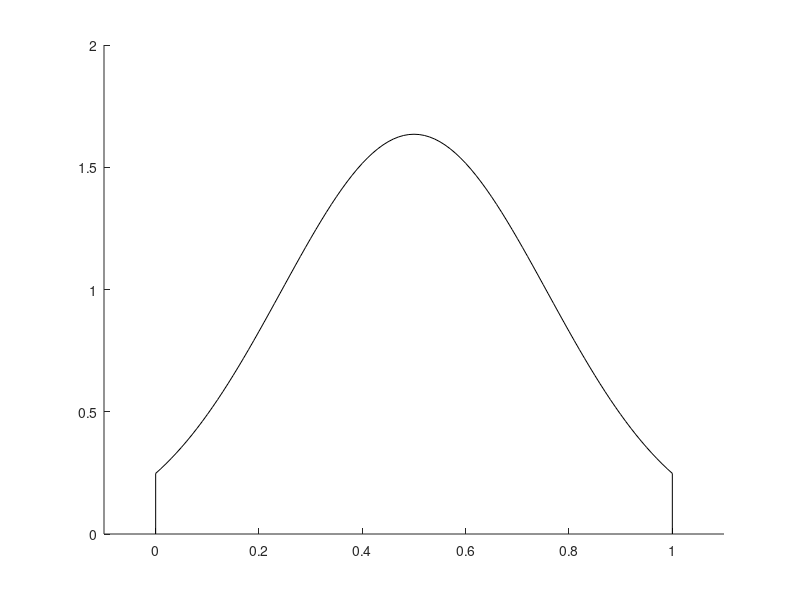
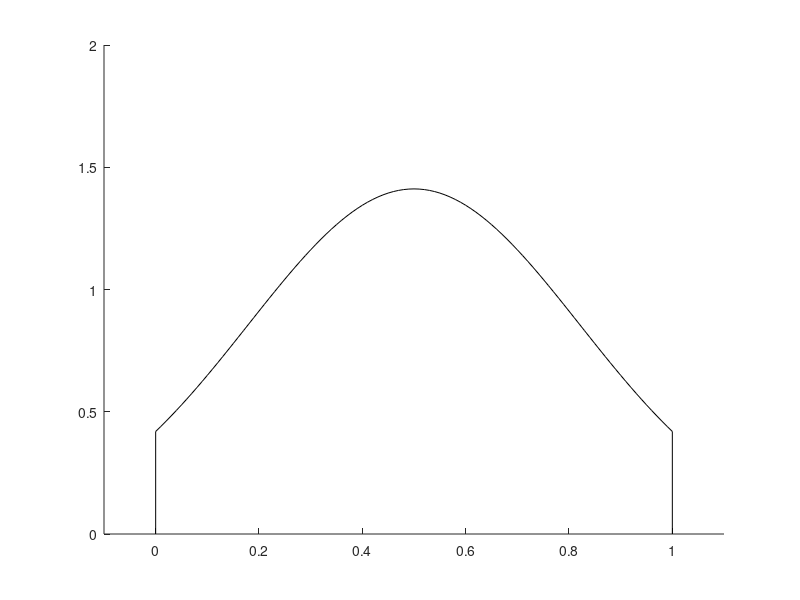

Write MATLAB code to recreate these figures, in order. (Note: this script raises an error after producing the figures.)
%%%%%%%%%%%%%%%%%%%%%%%%%%%%%%%%%%%%%%%%%%%%%%%%%%%%%%%%%%%%%%%%%%%%%%%%%%
function Figure2a_Dual_maximize_reward_20210201_test20220316
%%%%%%%%%%%%%%%%%%%%%%%%%%%%%%%%%%%%%%%%%%%%%%%%%%%%%%%%%%%%%%%%%%%%%%%%%%
%Noise is determined by gaussian
%With different std and different decision boundary

bin = 0.001;
bin_x = 0:bin:1;

%para_bias: 0.6318    0.6296    0.3851    0.3871
%para_sense: 0.2374    0.3181    0.2182    0.2950

Sense_std = 0.01:0.01:0.5;
reward = [3.8,1]; %left-right
stim_prob = [0.5, 0.5];

std_long  = 0.2574; %average STD for short
std_short = 0.3209; %average STD for long

%%% fig 2a right %%%
cd('G:\upload_code\Figure2\Fig2a');
sdata = struct();
[sdata.long_x, sdata.long_y]=draw_tranc_gauss_psycho05(std_long);
[sdata.short_x,sdata.short_y]=draw_tranc_gauss_psycho05(std_short);
T = struct2table(sdata);
writetable(T, 'source fig2a.csv');


%%%%%%%%%%%%%%%%%%%%%%%%%%%%%%%%%%%%%%%%%%%%%%%%%%%%%%%%%%%%%%%%%%
function [x_value,temp_y]=draw_tranc_gauss_psycho05(sense)
%%%%%%%%%%%%%%%%%%%%%%%%%%%%%%%%%%%%%%%%%%%%%%%%%%%%%%%%%%%%%%%%%%

bin = 0.01;
x_value = 0:bin:1;

%Tone with 0.5
temp_y = normpdf(x_value,0.5,sense);
temp = normcdf(1,0.5,sense) - normcdf(0,0.5,sense);
temp_y = temp_y ./ temp;

figure;hold on
plot(x_value,temp_y,'k')
plot([0 0],[0 temp_y(1)],'k')
plot([1 1],[0 temp_y(end)],'k')
set(gca,'xlim',[-0.1 1.1])

return

